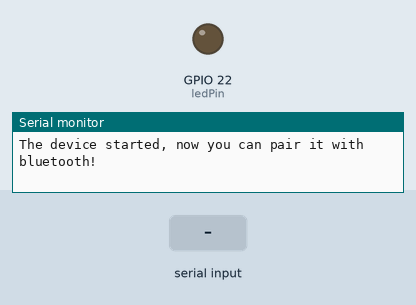
Bench run of a sketch on a simulated ESP32. Parts: output pins drawn as LEDs (lit = HIGH), the last lines printed to the serial monitor. The test bench sets the inputs (shaded band). Nothing arrives over Bluetooth unless stated.

Above: at 1.2 s.
1.3 s: "ON\n" received over the second serial link
At 2.5 s:
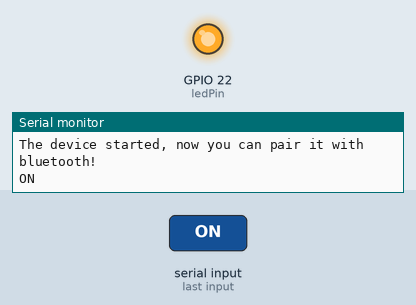
2.8 s: "OFF\n" received over the second serial link
At 3.5 s:
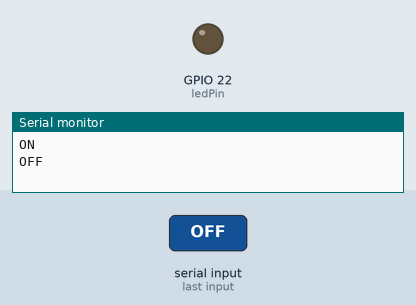
Timing chart, 0 to 5.8 s (numbered marks = the images above; inputs shaded):
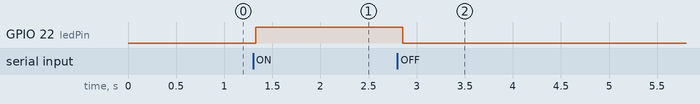

The sketch:

C4.1.ino
```cpp
//Libreria para utilizar Bluetooth
#include "BluetoothSerial.h"

#if !defined(CONFIG_BT_ENABLED) || !defined(CONFIG_BLUEDROID_ENABLED)
#error Bluetooth is not enabled! Please run `make menuconfig` to and enable it
#endif
BluetoothSerial SerialBT;

//Constantes para declarar pin del LED
const int ledPin = 22;
String message = "";
char incomingChar;

void setup() {
  //LED como salida
  pinMode(ledPin, OUTPUT);
  Serial.begin(115200);

  //Se asigna nombre para encontrar el ESP32 en Bluetooth
  SerialBT.begin("ESP32test"); //Bluetooth device name
  //Mensaje para indicar que se inicio la libreria Bluetooth
  Serial.println("The device started, now you can pair it with bluetooth!");
}
void loop() {
  //Si la libreria de Bluetooth esta activada va a leer el puerto serial
  if (SerialBT.available()){
    char incomingChar = SerialBT.read();
    if (incomingChar != '\n'){
      message += String(incomingChar);
    }
    else{
      message = "";
    }
    Serial.write(incomingChar);
  }
  // Si el mensaje es ON se prende el LED
  if (message =="ON"){
    digitalWrite(ledPin, HIGH);
  }

  //Si el mensaje es OFF se apaga el LED
  else if (message =="OFF"){
    digitalWrite(ledPin, LOW);
  }
  delay(20);
}
```

Measured:
- after the input at 1.3 s, GPIO 22 (ledPin): LOW → HIGH at once
- after the input at 2.8 s, GPIO 22 (ledPin): HIGH → LOW after 0.06 s
